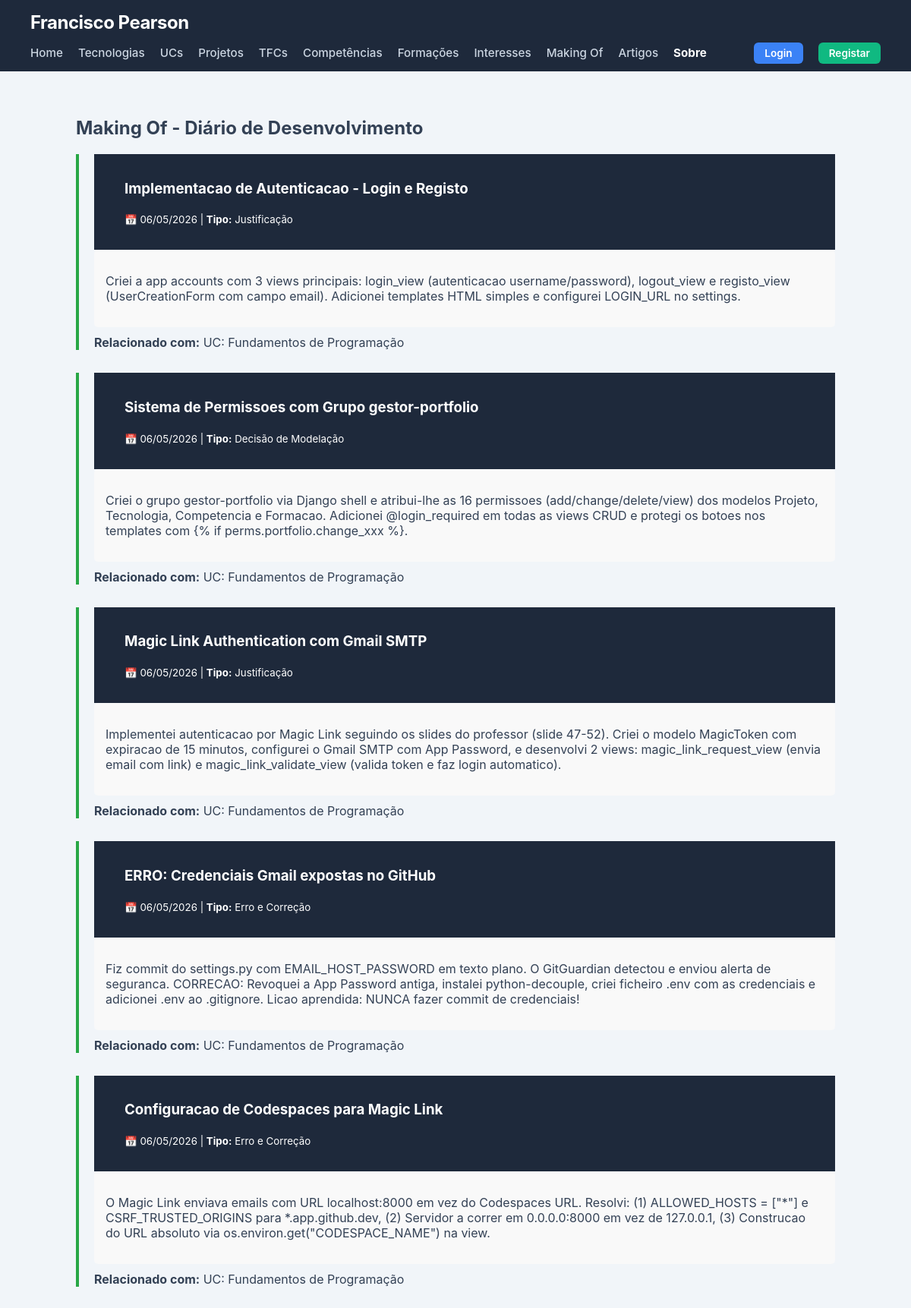
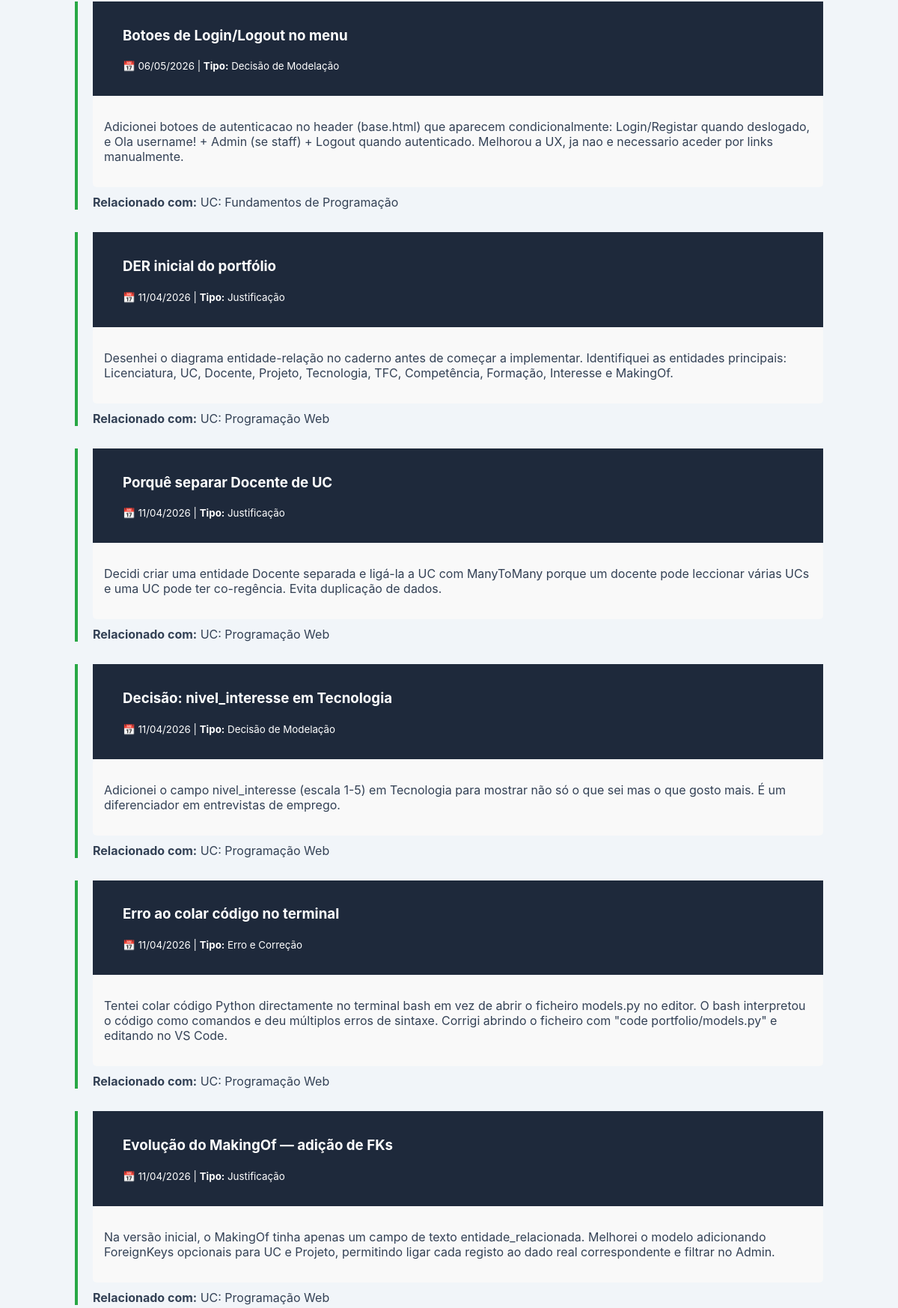
/portfolio/makingof/ (upper part), run on the app's committed database (2 pictures, top to bottom).
### portfolio/models.py (models this page shows, shortened)
class MakingOf(models.Model):
    TIPO_CHOICES = [
        ('DER', 'Diagrama DER'),
        ('DEC', 'Decisão de Modelação'),
        ('ERR', 'Erro e Correção'),
        ('JUS', 'Justificação'),
        ('EVO', 'Evolução do Modelo'),
        ('IA',  'Uso de IA'),
    ]
    titulo               = models.CharField(max_length=200)
    data                 = models.DateField(auto_now_add=True)
    descricao            = models.TextField()
    foto                 = models.ImageField(upload_to='makingof/', blank=True, null=True)
    tipo                 = models.CharField(max_length=3, choices=TIPO_CHOICES, default='JUS')
    entidade_relacionada = models.CharField(
        max_length=100, blank=True,
        help_text="Nome genérico da entidade (ex: Tecnologia, TFC)"
    )
    uc      = models.ForeignKey(
        'UnidadeCurricular', on_delete=models.SET_NULL,
        null=True, blank=True, related_name='makingof_entries'
    )
    projeto = models.ForeignKey(
        'Projeto', on_delete=models.SET_NULL,
        null=True, blank=True, related_name='makingof_entries'
    )
    class Meta:
        ordering = ['-data']

class UnidadeCurricular(models.Model):
    nome = models.CharField(max_length=200)
    sigla = models.CharField(max_length=20)
    ano_curricular = models.IntegerField()
    semestre = models.IntegerField()
    descricao = models.TextField(blank=True)
    ects = models.IntegerField()
    imagem = models.ImageField(upload_to='ucs/', blank=True, null=True)
    licenciatura = models.ForeignKey(Licenciatura, on_delete=models.CASCADE, related_name='ucs')
    docentes = models.ManyToManyField(Docente, blank=True)

### portfolio/views.py (the view)
# urls.py: path('makingof/', views.makingof_view, name='makingof'),
def makingof_view(request):
    entradas = MakingOf.objects.select_related('uc', 'projeto').all()
    return render(request, 'portfolio/makingof.html', {'entradas': entradas})

### portfolio/templates/portfolio/makingof.html (shortened to what this page needs)
{% extends 'portfolio/base.html' %}
{% block content %}
<section>
    <h2>Making Of - Diário de Desenvolvimento</h2>
    {% if entradas %}
        {% for entrada in entradas %}
            <article style="border-left: 4px solid #28a745; padding-left: 20px; margin-bottom: 30px;">
                <header>
                    <h3>{{ entrada.titulo }}</h3>
                    <p><small>📅 {{ entrada.data|date:"d/m/Y" }} | <strong>Tipo:</strong> {{ entrada.get_tipo_display }}</small></p>
                </header>
                <div style="background: #f9f9f9; padding: 15px; border-radius: 5px;">
                    {{ entrada.descricao|linebreaks }}
                </div>
                <p style="margin-top: 10px;">
                    <strong>Relacionado com:</strong>
                    {% if entrada.uc %} UC: {{ entrada.uc.nome }}
                    {% elif entrada.projeto %} Projeto: {{ entrada.projeto.titulo }}
                    {% else %} {{ entrada.entidade_relacionada }}
                    {% endif %}
                </p>
            </article>
        {% endfor %}
    {% else %}
        <p>Ainda não há notas de desenvolvimento.</p>
    {% endif %}
</section>
{% endblock %}

### portfolio/templates/portfolio/base.html (style rules this page uses)
body { margin: 0; font-family: -apple-system, BlinkMacSystemFont, "Segoe UI", Roboto, Helvetica, Arial, sans-serif; background-color: #f1f5f9; color: #334155; }
header { background-color: #1e293b; color: white; padding: 15px 40px; }

### data on the page
MakingOf: titulo "Implementacao de Autenticacao - Login e Registo", data "06/05/2026", tipo "Justificação", descricao "Criei a app accounts com 3 views principais: login_view (autenticacao username/password), logout_view e registo_view (UserCreationForm com campo email). Adicionei templates HTML simples e configurei LOGIN_URL no settings.", uc.nome "Fundamentos de Programação"
MakingOf: titulo "Sistema de Permissoes com Grupo gestor-portfolio", data "06/05/2026", tipo "Decisão de Modelação", descricao "Criei o grupo gestor-portfolio via Django shell e atribui-lhe as 16 permissoes (add/change/delete/view) dos modelos Projeto, Tecnologia, Competencia e Formacao. Adicionei @login_required em todas as views CRUD e protegi os botoes nos templates com {% if perms.portfolio.change_xxx %}.", uc.nome "Fundamentos de Programação"
MakingOf: titulo "Magic Link Authentication com Gmail SMTP", data "06/05/2026", tipo "Justificação", descricao "Implementei autenticacao por Magic Link seguindo os slides do professor (slide 47-52). Criei o modelo MagicToken com expiracao de 15 minutos, configurei o Gmail SMTP com App Password, e desenvolvi 2 views: magic_link_request_view (envia email com link) e magic_link_validate_view (valida token e faz login automatico).", uc.nome "Fundamentos de Programação"
MakingOf: titulo "ERRO: Credenciais Gmail expostas no GitHub", data "06/05/2026", tipo "Erro e Correção", descricao "Fiz commit do settings.py com EMAIL_HOST_PASSWORD em texto plano. O GitGuardian detectou e enviou alerta de seguranca. CORRECAO: Revoquei a App Password antiga, instalei python-decouple, criei ficheiro .env com as credenciais e adicionei .env ao .gitignore. Licao aprendida: NUNCA fazer commit de credenciais!", uc.nome "Fundamentos de Programação"
MakingOf: titulo "Configuracao de Codespaces para Magic Link", data "06/05/2026", tipo "Erro e Correção", descricao "O Magic Link enviava emails com URL localhost:8000 em vez do Codespaces URL. Resolvi: (1) ALLOWED_HOSTS = [\"*\"] e CSRF_TRUSTED_ORIGINS para *.app.github.dev, (2) Servidor a correr em 0.0.0.0:8000 em vez de 127.0.0.1, (3) Construcao do URL absoluto via os.environ.get(\"CODESPACE_NAME\") na view.", uc.nome "Fundamentos de Programação"
MakingOf: titulo "Botoes de Login/Logout no menu", data "06/05/2026", tipo "Decisão de Modelação", descricao "Adicionei botoes de autenticacao no header (base.html) que aparecem condicionalmente: Login/Registar quando deslogado, e Ola username! + Admin (se staff) + Logout quando autenticado. Melhorou a UX, ja nao e necessario aceder por links manualmente.", uc.nome "Fundamentos de Programação"
MakingOf: titulo "DER inicial do portfólio", data "11/04/2026", tipo "Justificação", descricao "Desenhei o diagrama entidade-relação no caderno antes de começar a implementar. Identifiquei as entidades principais: Licenciatura, UC, Docente, Projeto, Tecnologia, TFC, Competência, Formação, Interesse e MakingOf.", uc.nome "Programação Web"
MakingOf: titulo "Porquê separar Docente de UC", data "11/04/2026", tipo "Justificação", descricao "Decidi criar uma entidade Docente separada e ligá-la a UC com ManyToMany porque um docente pode leccionar várias UCs e uma UC pode ter co-regência. Evita duplicação de dados.", uc.nome "Programação Web"
MakingOf: titulo "Decisão: nivel_interesse em Tecnologia", data "11/04/2026", tipo "Decisão de Modelação", descricao "Adicionei o campo nivel_interesse (escala 1-5) em Tecnologia para mostrar não só o que sei mas o que gosto mais. É um diferenciador em entrevistas de emprego.", uc.nome "Programação Web"
MakingOf: titulo "Erro ao colar código no terminal", data "11/04/2026", tipo "Erro e Correção", descricao "Tentei colar código Python directamente no terminal bash em vez de abrir o ficheiro models.py no editor. O bash interpretou o código como comandos e deu múltiplos erros de sintaxe. Corrigi abrindo o ficheiro com \"code portfolio/models.py\" e editando no VS Code.", uc.nome "Programação Web"
MakingOf: titulo "Evolução do MakingOf — adição de FKs", data "11/04/2026", tipo "Justificação", descricao "Na versão inicial, o MakingOf tinha apenas um campo de texto entidade_relacionada. Melhorei o modelo adicionando ForeignKeys opcionais para UC e Projeto, permitindo ligar cada registo ao dado real correspondente e filtrar no Admin.", uc.nome "Programação Web"
